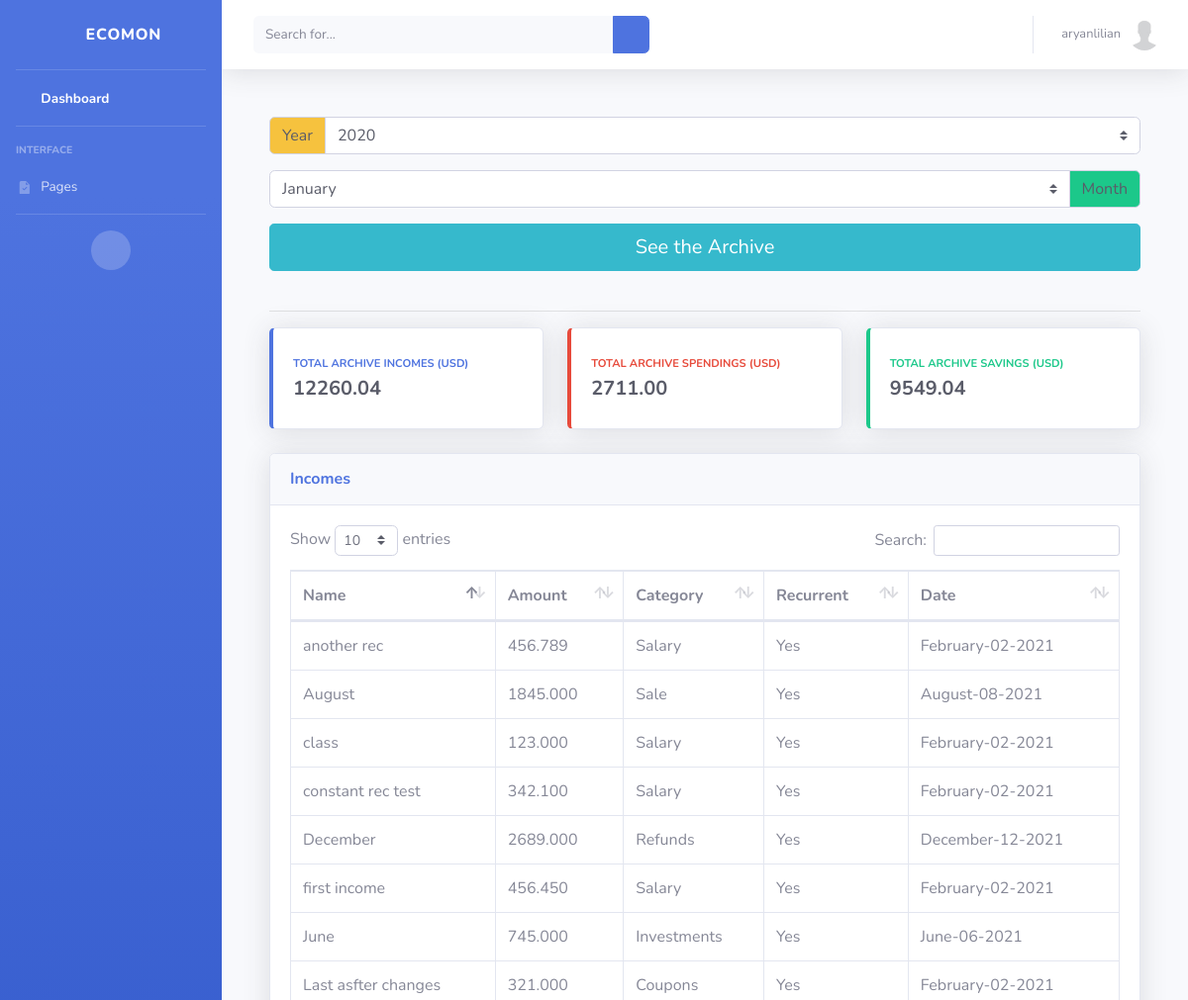
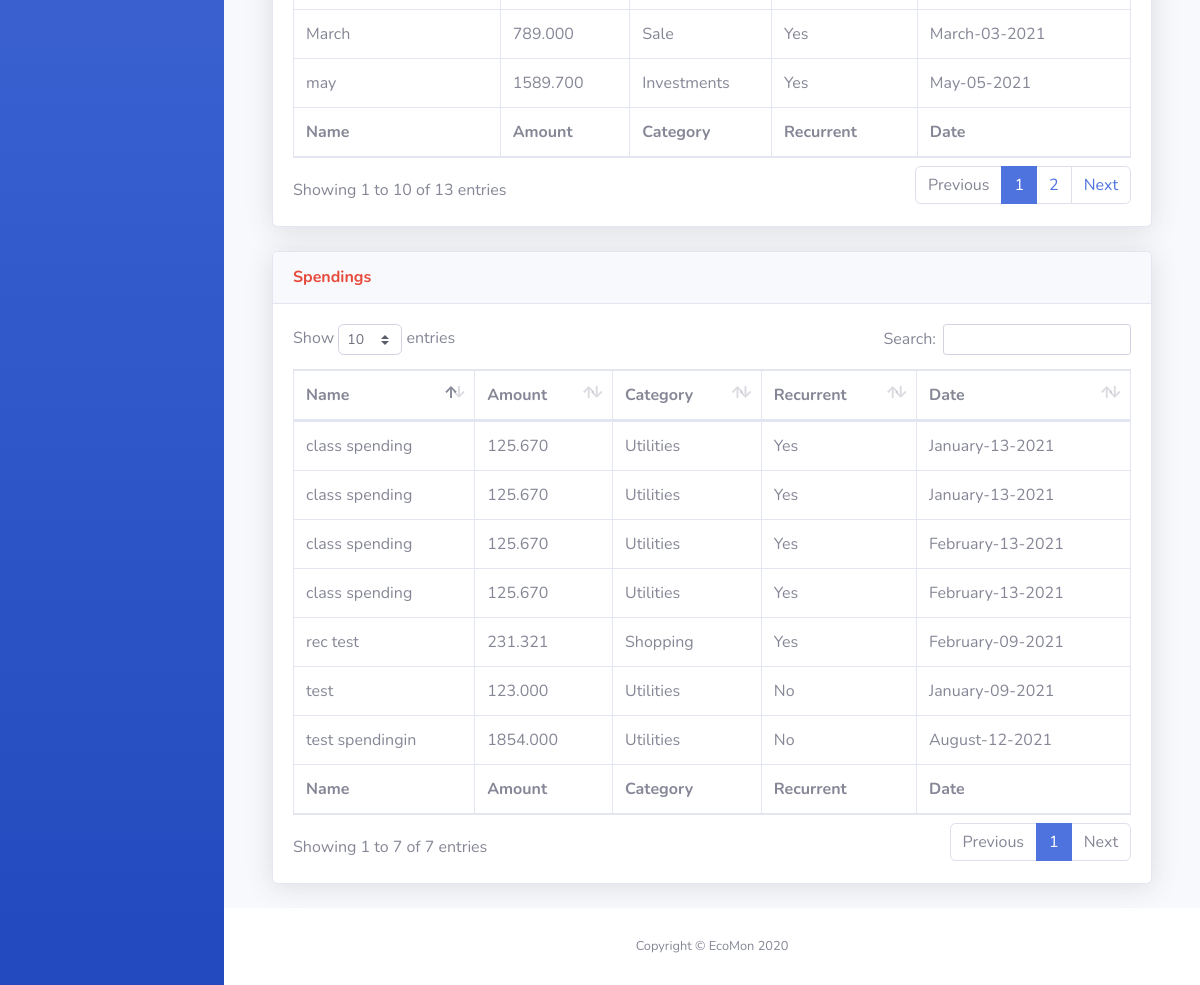
Before: /users/archive (signed in) with the older database file (2 pictures, top to bottom).
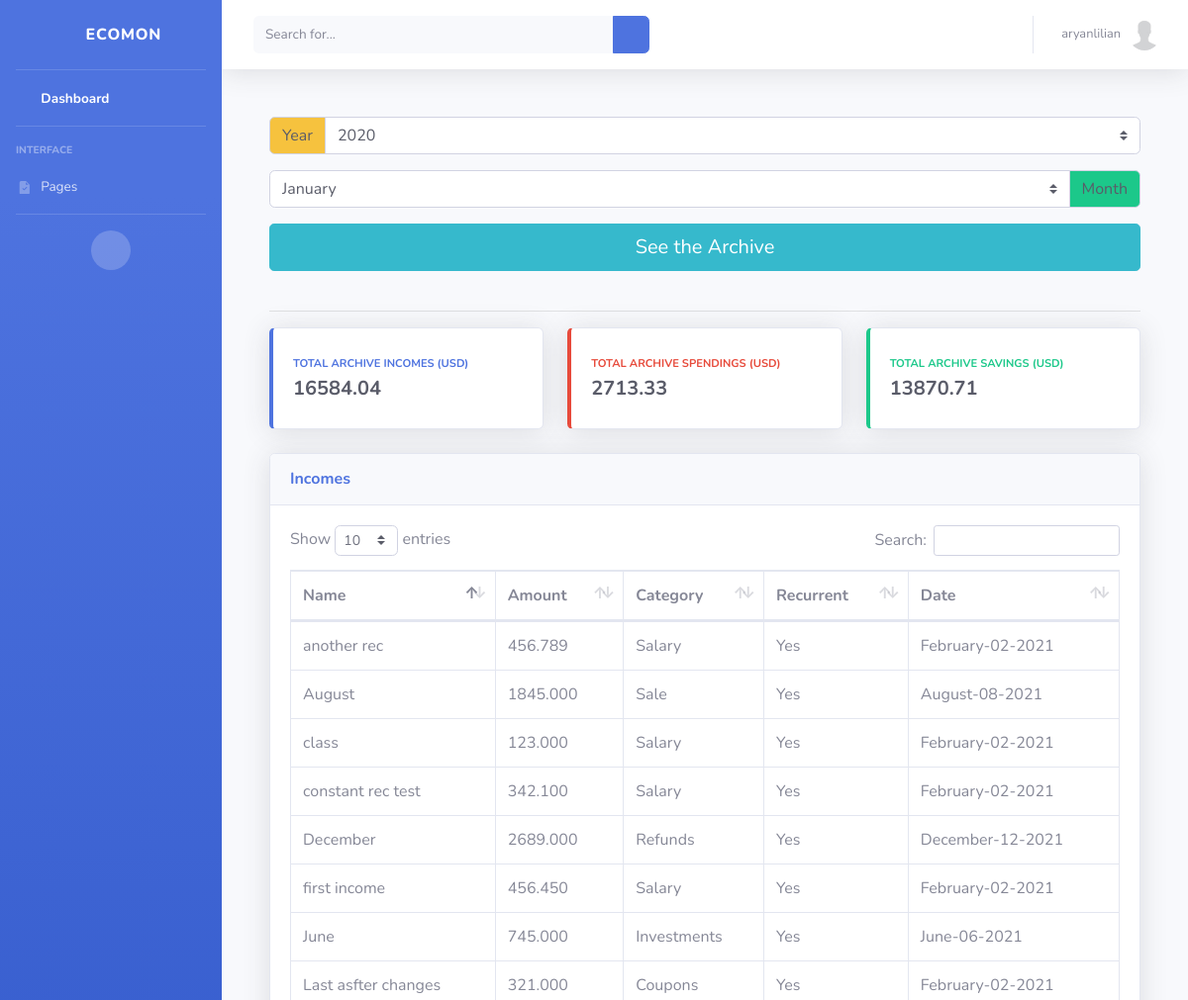
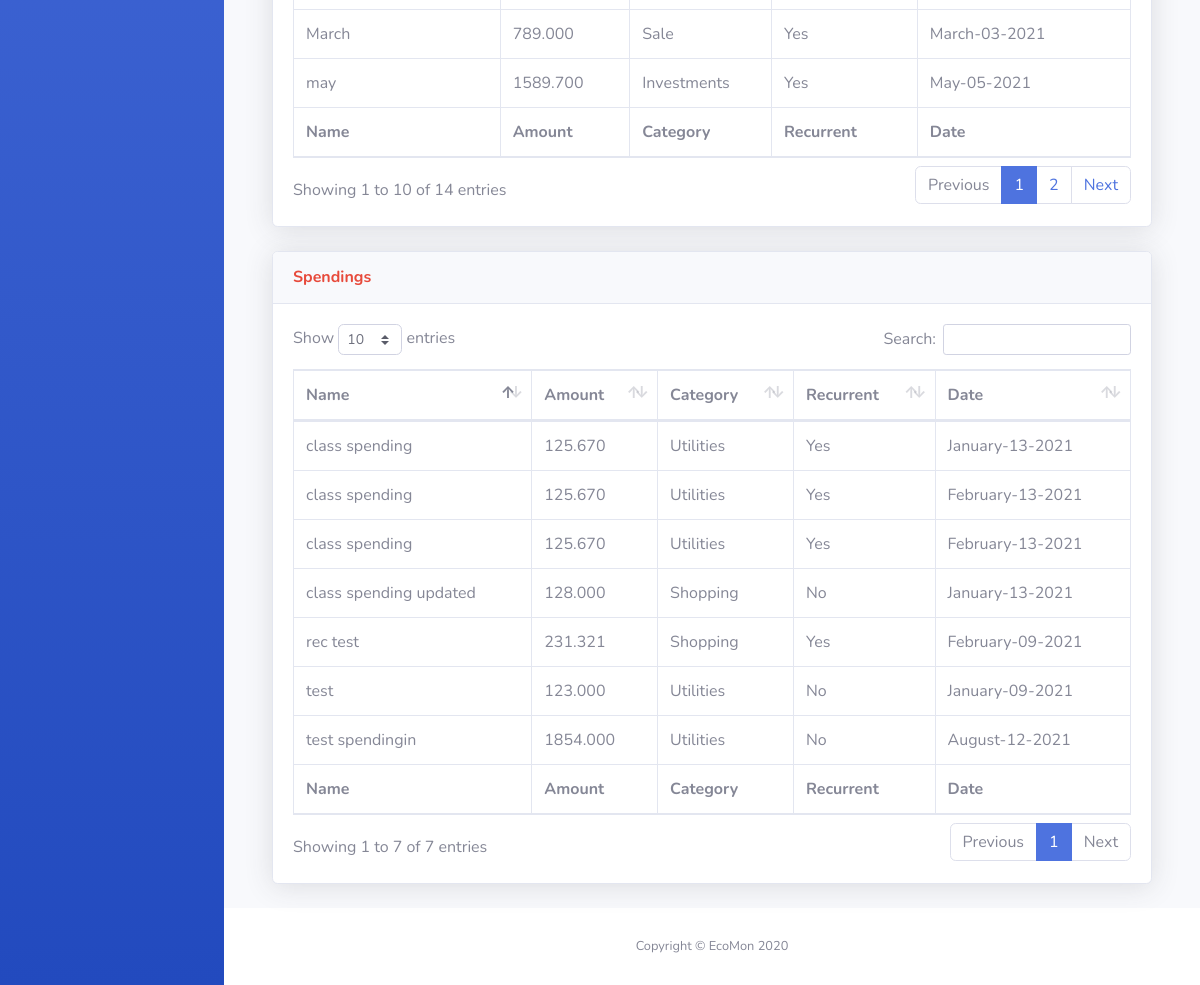
After: the same page with the newer database file (2 pictures, top to bottom).
### users/models.py (models this page shows, shortened)
class Spending(models.Model):
    class SpendingCategory(models.TextChoices):
        UTILITIES = _('Utilities')
        RENT = _('Rent')
        INVOICES = _('Invoices')
        SHOPPING = _('Shopping')
        FOOD = _('Food')
        EDUCATION = _('Education')
        FUN = _('Fun')
        INSETMENT = _('Investment')
        OTHERS = _('Others')
    user = models.ForeignKey(User, on_delete=models.CASCADE)
    name = models.CharField(_('Name'), max_length=50)
    amount = models.DecimalField(_('Amount'), max_digits=10, decimal_places=3)
    category = models.CharField(_('Category'), max_length=10, choices=SpendingCategory.choices, default=SpendingCategory.UTILITIES)
    recurrent = models.BooleanField(_('Recurrent Spending'), default=False)
    created_date = models.DateTimeField(_('Created Date/Time'), default=timezone.now)
    updated_date = models.DateTimeField(_('Updated Date/Time'), auto_now=True)

### users/views.py (the view, shortened to what this page needs)
# urls.py: path('archive', ArchiveView.as_view(), name='archive'),
class ArchiveView(LoginRequiredMixin, View):
    template_name = 'users/archive.html'
    def get(self, request, *args, **kwargs):
        context = self.get_context_data(**kwargs)
        incomes = Income.objects.filter(user=request.user)
        spendings = Spending.objects.filter(user=request.user)
        total_incomes, total_spendings = assembly(incomes), assembly(spendings)
        context['incomes'] = incomes
        context['spendings'] = spendings
        context['total_incomes'] = total_incomes
        context['total_spendings'] = total_spendings
        context['total_savings'] = total_incomes - total_spendings
        return render(request, self.template_name, context)
    def get_context_data(self, **kwargs):
        context = {
            'currency': Profile.objects.get(user=self.request.user).currency
        }
        return context

### users/utils.py (called while the page is built)
def assembly(obj):
    return round(sum(i.amount for i in obj), 2)

### templates/users/archive.html (shortened to what the changed rows need)
{% extends 'users/base.html' %}
{% block content %}
	<div class="container">
		<br>
		<div class="row">
			<div class="col-xl-4 col-md-6 mb-4">
		        <div class="card border-left-primary shadow h-100 py-2">
		            <div class="card-body">
		                <div class="row no-gutters align-items-center">
		                    <div class="col mr-2">
		                        <div class="text-xs font-weight-bold text-primary text-uppercase mb-1">Total Archive Incomes ({{ currency }})</div>
		                        {% if total_incomes %}
		                        	<div class="h5 mb-0 font-weight-bold text-gray-800">{{ total_incomes }}</div>
		                        {% else %}
		                        	<div class="h5 mb-0 font-weight-bold text-gray-800">0.0</div>
		                        {% endif %}
		                    </div>
		                </div>
		            </div>
		        </div>
		    </div>
		    <div class="col-xl-4 col-md-6 mb-4">
		        <div class="card border-left-danger shadow h-100 py-2">
		            <div class="card-body">
		                <div class="row no-gutters align-items-center">
		                    <div class="col mr-2">
		                        <div class="text-xs font-weight-bold text-danger text-uppercase mb-1">Total Archive Spendings ({{ currency }})</div>
		                        {% if total_spendings %}
		                        	<div class="h5 mb-0 font-weight-bold text-gray-800">{{ total_spendings }}</div>
		                        {% else %}
		                        	<div class="h5 mb-0 font-weight-bold text-gray-800">0.0</div>
		                        {% endif %}
		                    </div>
		                </div>
		            </div>
		        </div>
		    </div>
		    <div class="col-xl-4 col-md-6 mb-4">
		        <div class="card border-left-success shadow h-100 py-2">
		            <div class="card-body">
		                <div class="row no-gutters align-items-center">
		                    <div class="col mr-2">
		                        <div class="text-xs font-weight-bold text-success text-uppercase mb-1">Total Archive Savings  ({{ currency }})</div>
		                        {% if total_savings %}
		                        	<div class="h5 mb-0 font-weight-bold text-gray-800">{{ total_savings }}</div>
		                        {% else %}
		                        	<div class="h5 mb-0 font-weight-bold text-gray-800">0.0</div>
		                        {% endif %}
		                    </div>
		                </div>
		            </div>
		        </div>
		    </div>
		</div>
		<div class="card shadow mb-4">
            <div class="card-body">
              <div class="table-responsive">
                <table class="table table-bordered" id="incomesArchiveDataTable" width="100%" cellspacing="0">
                  <thead>
                    <tr>
                      <th>Name</th>
                      <th>Amount</th>
                      <th>Category</th>
                      <th>Recurrent</th>
                      <th>Date</th>
                    </tr>
                  </thead>
                  <tfoot>
                    <tr>
                      <th>Name</th>
                      <th>Amount</th>
                      <th>Category</th>
                      <th>Recurrent</th>
                      <th>Date</th>
                    </tr>
                  </tfoot>
                  <tbody>
                  </tbody>
                </table>
              </div>
            </div>
          </div>
          <div class="card shadow mb-4">
            <div class="card-body">
              <div class="table-responsive">
                <table class="table table-bordered" id="spendingsArchiveDataTable" width="100%" cellspacing="0">
                  <thead>
                    <tr>
                      <th>Name</th>
                      <th>Amount</th>
                      <th>Category</th>
                      <th>Recurrent</th>
                      <th>Date</th>
                    </tr>
                  </thead>
                  <tfoot>
                    <tr>
                      <th>Name</th>
                      <th>Amount</th>
                      <th>Category</th>
                      <th>Recurrent</th>
                      <th>Date</th>
                    </tr>
                  </tfoot>
                  <tbody>
                    {% for spending in spendings %}
                    	<div class="row">
                    		<tr>
                				<td>{{ spending.name }}</td>
                				<td>{{ spending.amount }}</td>
                				<td>{{ spending.category }}</td>
	                    		{% if spending.recurrent == True %}
                    				<td>Yes</td>
	                    		{% else %}
                    				<td>No</td>
	                    		{% endif %}
                    			<td>{{ spending.created_date|date:"F-d-Y" }}</td>
	                    	</tr>
                    	</div>
                    {% endfor %}
                  </tbody>
                </table>
              </div>
            </div>
          </div>
        </div>
{% endblock content %}

Changed rows visible on the page:
changed Spending: name "class spending" → "class spending updated"; amount "125.670" → "128.000"; category "Utilities" → "Shopping"; recurrent "Yes" → "No"
Other visible differences:
{{ total_incomes }}: "12260.04" → "16584.04"
{{ total_spendings }}: "2711.00" → "2713.33"
{{ total_savings }}: "9549.04" → "13870.71"
text written by a page script: "Show entries Search: Showing 1 to 10 of 13 entries Previous 1 2 Next" → "Show entries Search: Showing 1 to 10 of 14 entries Previous 1 2 Next"
